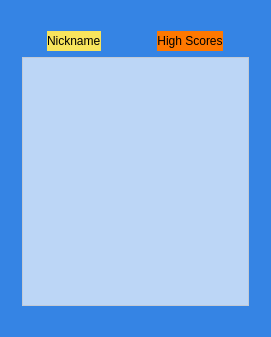
<?xml version="1.0" encoding="UTF-8"?>
<ui version="4.0">
 <class>HighScores</class>
 <widget class="QDialog" name="HighScores">
  <property name="geometry">
   <rect>
    <x>0</x>
    <y>0</y>
    <width>271</width>
    <height>337</height>
   </rect>
  </property>
  <property name="windowTitle">
   <string>Scores</string>
  </property>
  <property name="styleSheet">
   <string notr="true">background-color: rgb(53, 132, 228);</string>
  </property>
  <layout class="QVBoxLayout" name="verticalLayout">
   <item>
    <spacer name="verticalSpacer_2">
     <property name="orientation">
      <enum>Qt::Vertical</enum>
     </property>
     <property name="sizeType">
      <enum>QSizePolicy::Fixed</enum>
     </property>
     <property name="sizeHint" stdset="0">
      <size>
       <width>20</width>
       <height>20</height>
      </size>
     </property>
    </spacer>
   </item>
   <item>
    <layout class="QHBoxLayout" name="horizontalLayout_7">
     <item>
      <spacer name="horizontalSpacer_12">
       <property name="orientation">
        <enum>Qt::Horizontal</enum>
       </property>
       <property name="sizeHint" stdset="0">
        <size>
         <width>40</width>
         <height>20</height>
        </size>
       </property>
      </spacer>
     </item>
     <item>
      <layout class="QHBoxLayout" name="horizontalLayout_8">
       <item>
        <widget class="QLabel" name="label_5">
         <property name="styleSheet">
          <string notr="true">background-color: rgb(248, 228, 92);</string>
         </property>
         <property name="text">
          <string>Nickname</string>
         </property>
        </widget>
       </item>
       <item>
        <spacer name="horizontalSpacer_13">
         <property name="orientation">
          <enum>Qt::Horizontal</enum>
         </property>
         <property name="sizeType">
          <enum>QSizePolicy::Fixed</enum>
         </property>
         <property name="sizeHint" stdset="0">
          <size>
           <width>50</width>
           <height>20</height>
          </size>
         </property>
        </spacer>
       </item>
       <item>
        <widget class="QLabel" name="label_6">
         <property name="styleSheet">
          <string notr="true">background-color: rgba(34, 110, 22, 141);
background-color: rgb(255, 120, 0);</string>
         </property>
         <property name="text">
          <string>High Scores</string>
         </property>
         <property name="alignment">
          <set>Qt::AlignCenter</set>
         </property>
        </widget>
       </item>
      </layout>
     </item>
     <item>
      <spacer name="horizontalSpacer_14">
       <property name="orientation">
        <enum>Qt::Horizontal</enum>
       </property>
       <property name="sizeHint" stdset="0">
        <size>
         <width>40</width>
         <height>20</height>
        </size>
       </property>
      </spacer>
     </item>
    </layout>
   </item>
   <item>
    <layout class="QHBoxLayout" name="horizontalLayout_9">
     <item>
      <spacer name="horizontalSpacer_15">
       <property name="orientation">
        <enum>Qt::Horizontal</enum>
       </property>
       <property name="sizeHint" stdset="0">
        <size>
         <width>40</width>
         <height>20</height>
        </size>
       </property>
      </spacer>
     </item>
     <item>
      <widget class="QListView" name="scoreview">
       <property name="styleSheet">
        <string notr="true">background-color: rgba(255, 255, 255, 170);</string>
       </property>
      </widget>
     </item>
     <item>
      <spacer name="horizontalSpacer_16">
       <property name="orientation">
        <enum>Qt::Horizontal</enum>
       </property>
       <property name="sizeHint" stdset="0">
        <size>
         <width>40</width>
         <height>20</height>
        </size>
       </property>
      </spacer>
     </item>
    </layout>
   </item>
   <item>
    <spacer name="verticalSpacer">
     <property name="orientation">
      <enum>Qt::Vertical</enum>
     </property>
     <property name="sizeType">
      <enum>QSizePolicy::Fixed</enum>
     </property>
     <property name="sizeHint" stdset="0">
      <size>
       <width>20</width>
       <height>20</height>
      </size>
     </property>
    </spacer>
   </item>
  </layout>
 </widget>
 <resources/>
 <connections/>
</ui>
